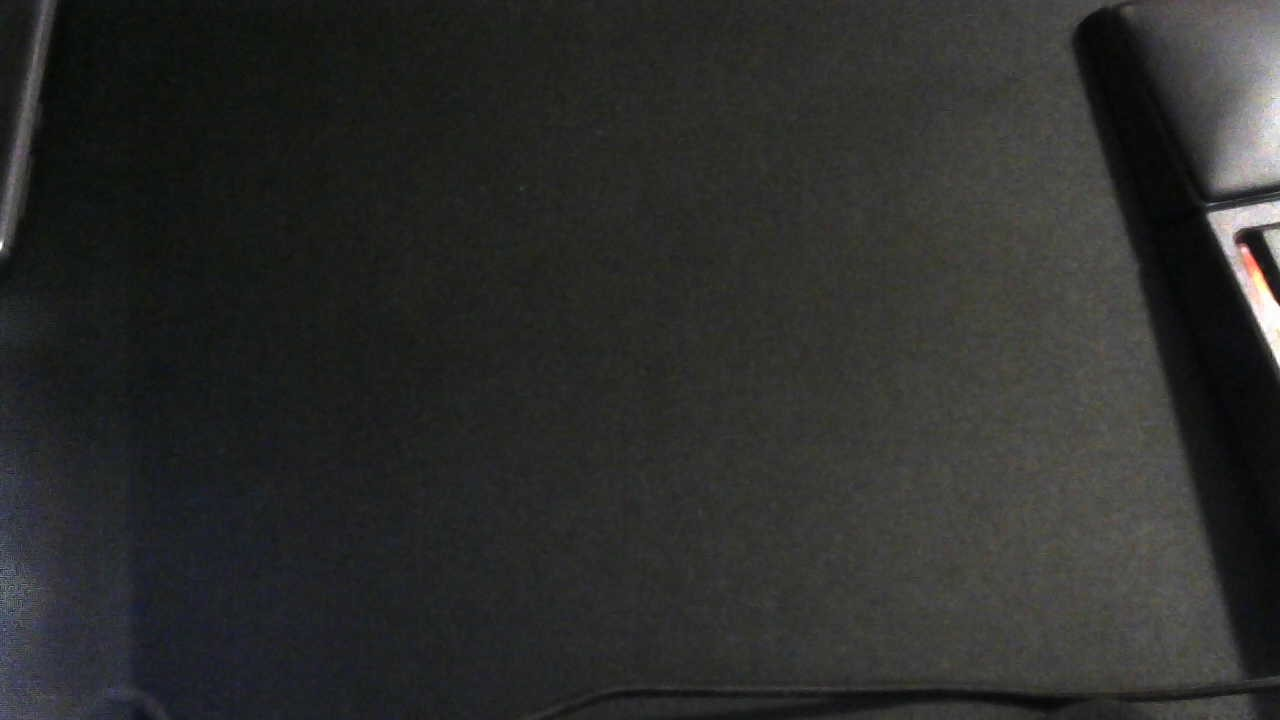
#> input picture empty.jpg, 1280 x 720 px
$ python main.py
#> lines starting #> are read from the running program, lines starting #| are printed output that depends on the picture; after the words box and inside, x2 and y2 are one past the last pixel; in counts of white or black regions, pixels touching at a corner belong together

from PIL import Image, ImageChops
import cv2
import numpy as np

img1 = Image.open('empty.jpg')
#> img1 is the input picture: PIL image 1280x720 RGB; mean R, G, B 44.1, 44.9, 43.5
img2 = Image.open('group.jpg')
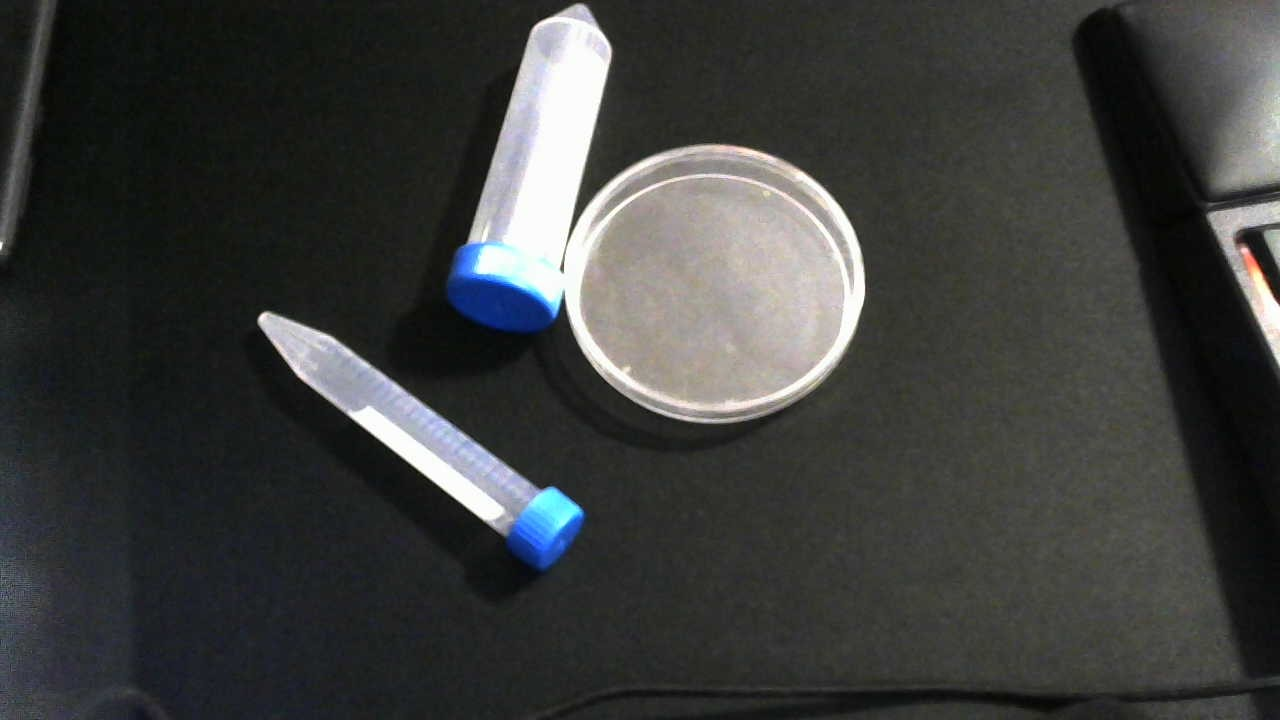
#> input picture group.jpg, 1280 x 720 px
#> img2 is the input picture: PIL image 1280x720 RGB; mean R, G, B 60.5, 62, 60.8

diff = ImageChops.difference(img1, img2)
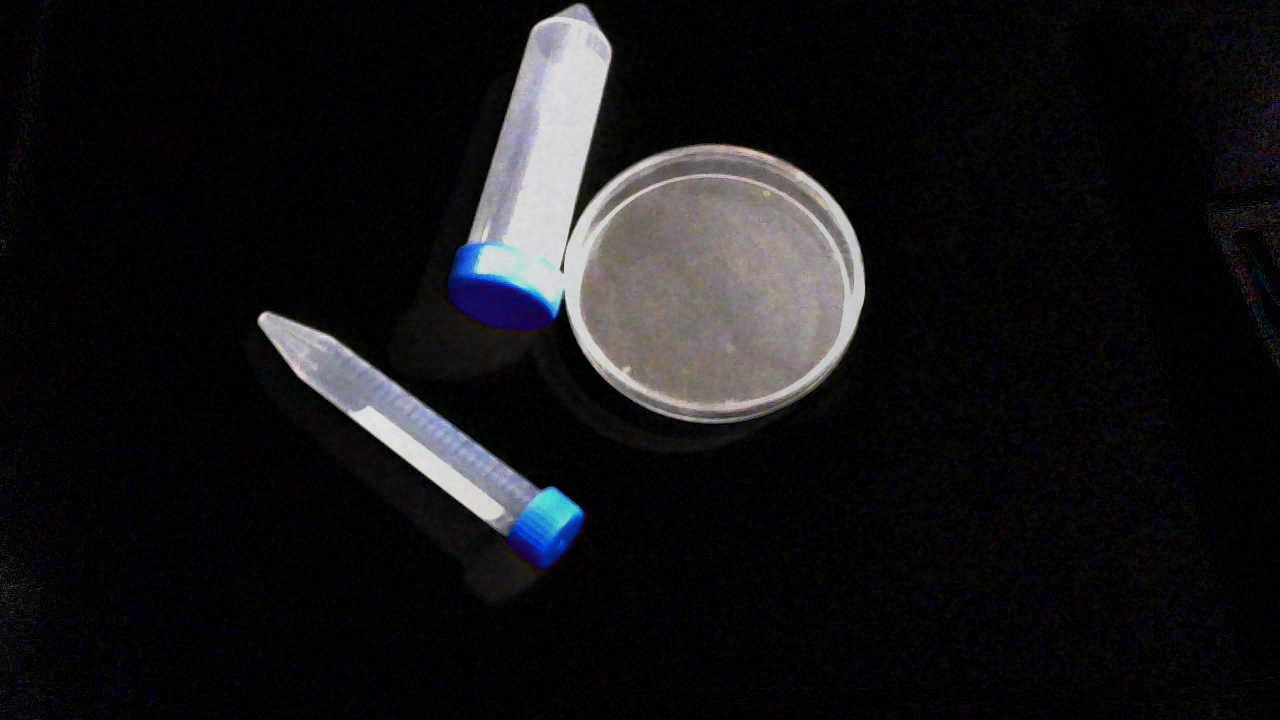
#> diff: PIL image 1280x720 RGB; mean R, G, B 22.1, 21.6, 23.5

if diff.getbbox():
   #diff.show()

   #convert image into array for openCV
   img4 = np.asarray(diff)

image_gray = cv2.cvtColor(img4, cv2.COLOR_BGR2RGB)

#cv2.imshow("mass", image_gray)


lower = np.array([79,79,79]) # 79 is optimim(ish)
higher = np.array([186,186,186]) # 186

mask = cv2.inRange(image_gray, lower, higher)
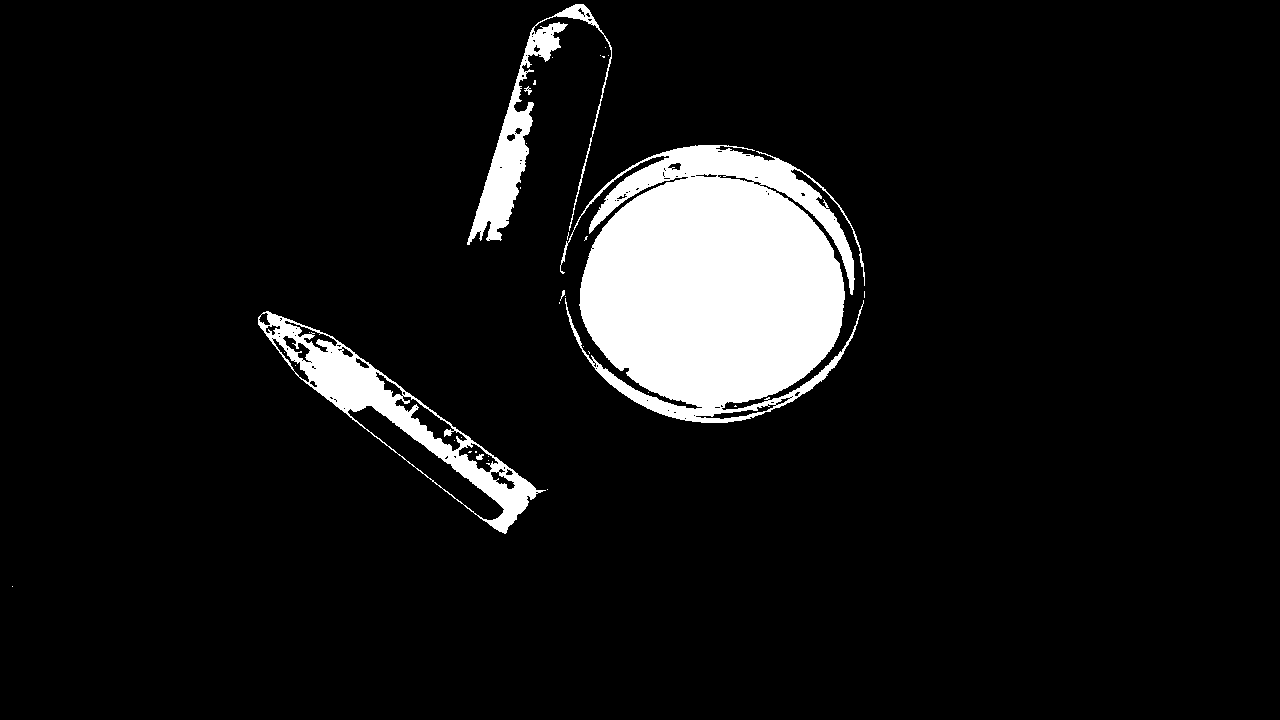
#> mask: shape (720, 1280); 8% white; 34 white regions (28 under 20 px)
cv2.imshow("mask",mask)

cont,_ = cv2.findContours(mask, cv2.RETR_EXTERNAL ,cv2.CHAIN_APPROX_SIMPLE)
#> cont = 24 contours, 21 with area under 20; largest, box (x1, y1, x2, y2) and area: (560, 145, 865, 423) 57033, (258, 311, 546, 534) 16489, (467, 4, 612, 245) 5564

cont = sorted(cont, key=cv2.contourArea, reverse=True)

#cont = sorted(cont, key=lambda x:cv2.boundingRect(x)[0])

new = cv2.drawContours(image_gray,cont, -1,(0,255,0),2);
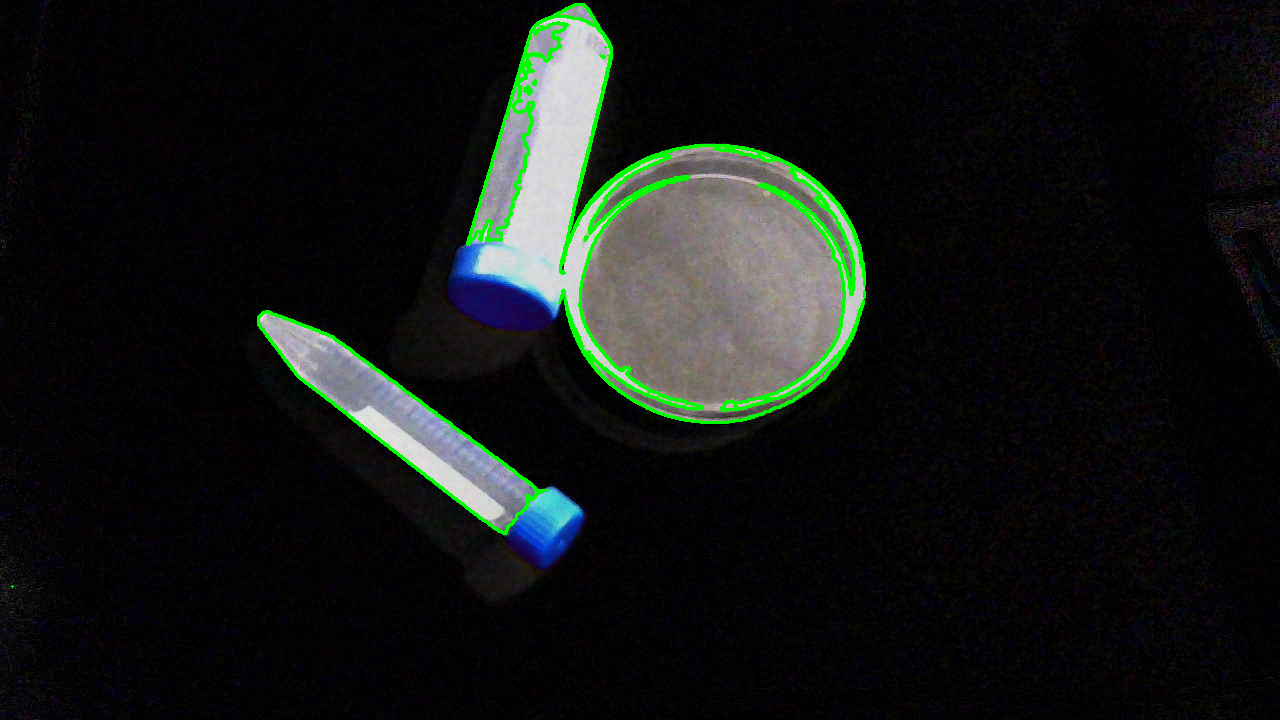
#> new: shape (720, 1280, 3); mean B, G, R 21.1, 23.6, 19.6
cv2.imshow( "2",new)
print("number of cnt", len(cont))
#| number of cnt 24


for (i,c) in enumerate(cont):
    # [6 lines of commented-out code are left out]

    M = cv2.moments(c)
    if M["m00"] != 0:
        cX = int(M["m10"] / M["m00"])
        cY = int(M["m01"] / M["m00"])
    else:
        # set values as what you need in the situation
        cX, cY = 0, 0

    print(c[[0]])


         #  x, y, h, w = cv2.boundingRect(mx)
        #cv2.rectangle(img4, (x, y), (x + w, y + h), (0, 255, 5), 5)
    rect = cv2.minAreaRect(c)
    box = cv2.boxPoints(rect)
    box = np.int0(box)


#> (the run stopped early here; a loop or call above may not have finished)
